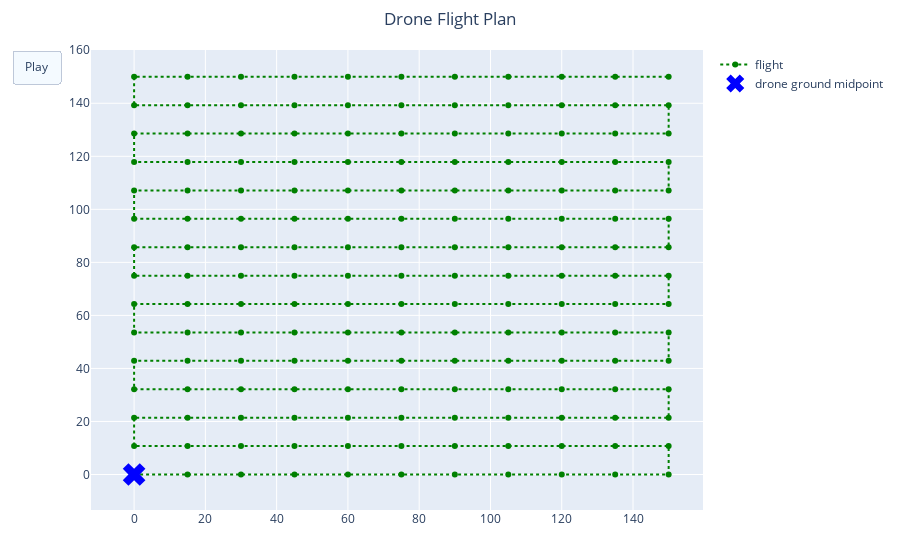

Notebook code cell kept with this figure:
### Markdown cell above
$\color{red}{\text{TODO: }}$ Compute the following ablations (and any other you can think of). 
You need to describe the input params you are changing, what impact you can observe, explanation behind the change in output, and practical implication of the correlation.

1. Change overlap and confirm it affects the consecutive images
2. Change sidelap and confirm it does not affect the consecutive images
3. Change the height of the scan and document the affect on scan plans
4. Change exposure time

### Code cell
camera_ = copy.deepcopy(camera_x10)
dataset_spec_ = copy.deepcopy(dataset_spec)

dataset_spec_.exposure_time_ms = 1000

print(compute_speed_during_photo_capture(camera_,dataset_spec_))
print(camera_, dataset_spec_)

fig = plot_photo_plan(generate_photo_plan_on_grid(camera_, dataset_spec_))
fig.show()

### Figure 1 — Plotly figure (JSON) as saved in the notebook; plotly's stock layout.template omitted (floating-point values rounded to 4 significant figures; data arrays with more than 128 entries replaced by an {"elided": "..."} marker saying what was removed)
{"data": [{"line": {"dash": "dot"}, "marker": {"color": "green"}, "mode": "lines+markers", "name": "flight", "type": "scatter", "x": {"elided": "165 int values"}, "y": {"elided": "165 float values"}}, {"marker": {"color": "blue", "size": 20, "symbol": "x-dot"}, "mode": "markers", "name": "drone ground midpoint", "text": {"elided": "165 str values"}, "type": "scatter", "x": [0], "y": [0]}], "layout": {"margin": {"b": 50, "l": 50, "r": 50, "t": 50}, "title": {"text": "Drone Flight Plan", "x": 0.5}, "updatemenus": [{"buttons": [{"args": [null, {"frame": {"duration": 1000, "redraw": false}, "fromcurrent": true, "transition": {"duration": 1000}}], "label": "Play", "method": "animate"}], "type": "buttons"}], "xaxis": {"autorange": true, "range": [0, 150], "zeroline": false}, "yaxis": {"autorange": true, "range": [0, 150], "zeroline": false}}}
